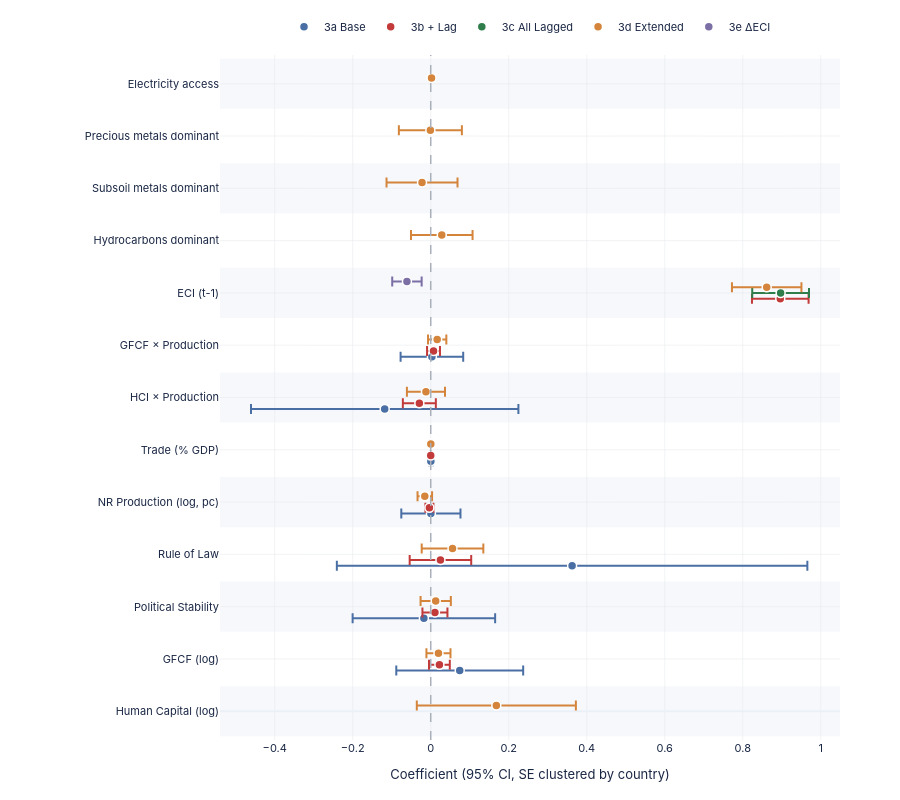

Source (notebook cell):
### Markdown cell above
## Chart 16 — Coefficient Forest Plot (Models 3a–3e)

### Code cell
FOREST_VARS = [
    'log_HCI', 'log_GFCF',
    'Political stability \u2014 estimate', 'Rule of law index',
    'log_Production_Value', 'Trade (% of GDP)',
    'log_HCI_x_log_Production', 'log_GFCF_x_log_Production',
    'ECI_lag1',
    'Hydrocarbons_Dominant', 'Subsoil_Metals_Dominant',
    'Precious_Metals_Dominant', 'Access to electricity (% of population)',
]


y_labels = [DISPLAY_LABELS.get(v, v) for v in FOREST_VARS]
y_pos    = {lbl: i for i, lbl in enumerate(y_labels)}
n_specs  = len(MODEL_ORDER)
offsets  = np.linspace(-0.22, 0.22, n_specs)

fig16 = go.Figure()
fig16.add_vline(x=0, line=dict(color='#aab0ba', width=1.5, dash='dash'))

# Horizontal reference bands
for i in range(len(y_labels)):
    if i % 2 == 0:
        fig16.add_hrect(y0=i - 0.48, y1=i + 0.48,
                        fillcolor='rgba(230,235,242,0.35)', line=dict(width=0), layer='below')

for i, m in enumerate(MODEL_ORDER):
    if m not in coef_dfs: continue
    tbl = coef_dfs[m]
    col = SPEC_COLORS[m]
    lbl = MODEL_LABELS[m]

    matched = tbl[tbl['Variable'].isin(FOREST_VARS)].copy()
    matched['Label'] = matched['Variable'].map(lambda v: DISPLAY_LABELS.get(v, v))
    matched['y_pos'] = matched['Label'].map(y_pos).fillna(-1) + offsets[i]
    matched = matched[matched['y_pos'] >= 0]

    fig16.add_trace(go.Scatter(
        x=matched['Coef'], y=matched['y_pos'],
        mode='markers',
        marker=dict(size=9, color=col, line=dict(color='white', width=1.5)),
        error_x=dict(
            type='data', symmetric=False,
            array=(matched['CI_hi'] - matched['Coef']).values,
            arrayminus=(matched['Coef'] - matched['CI_lo']).values,
            color=col, thickness=2.0, width=5,
        ),
        name=lbl,
        text=matched['Label'],
        hovertemplate='<b>%{text}</b><br>\u03b2 = %{x:.4f}<extra>' + lbl + '</extra>',
    ))

fig16.update_layout(**base_layout(
    height=max(560, len(y_labels) * 50 + 150),
    margin=dict(l=220, r=60, t=55, b=60),
    xaxis=dict(title='Coefficient (95% CI, SE clustered by country)',
               gridcolor=GRID, gridwidth=0.5, zeroline=False),
    yaxis=dict(
        tickvals=list(y_pos.values()),
        ticktext=list(y_pos.keys()),
        tickfont=dict(size=11), showgrid=True, gridcolor=GRID, gridwidth=0.5,
        range=[-0.55, len(y_labels) - 0.45],
    ),
    legend=dict(orientation='h', yanchor='bottom', y=1.02,
                xanchor='center', x=0.5, font=dict(size=11)),
))
save(fig16, '16_reg_coefficient_forest', w=1200, h=max(560, len(y_labels) * 50 + 150))
fig16.show(config=CFG)

### Figure 1 — Plotly figure (JSON) as saved in the notebook; plotly's stock layout.template omitted (floating-point values rounded to 4 significant figures)
{"data": [{"error_x": {"array": [0.1627, 0.1827, 0.6031, 0.07589, 0.004784, 0.3428, 0.08026], "arrayminus": [0.1627, 0.1827, 0.6031, 0.07589, 0.004784, 0.3428, 0.08026], "color": "#4a6fa5", "symmetric": false, "thickness": 2.0, "type": "data", "width": 5}, "hovertemplate": "<b>%{text}</b><br>β = %{x:.4f}<extra>3a Base</extra>", "marker": {"color": "#4a6fa5", "line": {"color": "white", "width": 1.5}, "size": 9}, "mode": "markers", "name": "3a Base", "text": ["GFCF (log)", "Political Stability", "Rule of Law", "NR Production (log, pc)", "Trade (% GDP)", "HCI × Production", "GFCF × Production"], "type": "scatter", "x": [0.07435, -0.01758, 0.3624, 0.0003875, 0.0002531, -0.118, 0.002975], "y": [0.78, 1.78, 2.78, 3.78, 4.78, 5.78, 6.78]}, {"error_x": {"array": [0.02665, 0.03206, 0.07888, 0.01019, 0.0007913, 0.07258, 0.0423, 0.01654], "arrayminus": [0.02665, 0.03206, 0.07888, 0.01019, 0.0007913, 0.07258, 0.0423, 0.01654], "color": "#c23a3a", "symmetric": false, "thickness": 2.0, "type": "data", "width": 5}, "hovertemplate": "<b>%{text}</b><br>β = %{x:.4f}<extra>3b + Lag</extra>", "marker": {"color": "#c23a3a", "line": {"color": "white", "width": 1.5}, "size": 9}, "mode": "markers", "name": "3b + Lag", "text": ["GFCF (log)", "Political Stability", "Rule of Law", "NR Production (log, pc)", "Trade (% GDP)", "ECI (t-1)", "HCI × Production", "GFCF × Production"], "type": "scatter", "x": [0.02221, 0.01078, 0.02489, -0.003386, 1.993e-05, 0.8961, -0.02918, 0.00713], "y": [0.89, 1.89, 2.89, 3.89, 4.89, 7.89, 5.89, 6.89]}, {"error_x": {"array": [0.07277], "arrayminus": [0.07277], "color": "#2e7d4a", "symmetric": false, "thickness": 2.0, "type": "data", "width": 5}, "hovertemplate": "<b>%{text}</b><br>β = %{x:.4f}<extra>3c All Lagged</extra>", "marker": {"color": "#2e7d4a", "line": {"color": "white", "width": 1.5}, "size": 9}, "mode": "markers", "name": "3c All Lagged", "text": ["ECI (t-1)"], "type": "scatter", "x": [0.897], "y": [8.0]}, {"error_x": {"array": [0.2039, 0.03084, 0.0388, 0.07897, 0.01865, 0.0007604, 0.07894, 0.091, 0.08079, 0.001517, 0.08906, 0.04882, 0.02349], "arrayminus": [0.2039, 0.03084, 0.0388, 0.07897, 0.01865, 0.0007604, 0.07894, 0.091, 0.08079, 0.001517, 0.08906, 0.04882, 0.02349], "color": "#d4853b", "symmetric": false, "thickness": 2.0, "type": "data", "width": 5}, "hovertemplate": "<b>%{text}</b><br>β = %{x:.4f}<extra>3d Extended</extra>", "marker": {"color": "#d4853b", "line": {"color": "white", "width": 1.5}, "size": 9}, "mode": "markers", "name": "3d Extended", "text": ["Human Capital (log)", "GFCF (log)", "Political Stability", "Rule of Law", "NR Production (log, pc)", "Trade (% GDP)", "Hydrocarbons dominant", "Subsoil metals dominant", "Precious metals dominant", "Electricity access", "ECI (t-1)", "HCI × Production", "GFCF × Production"], "type": "scatter", "x": [0.1682, 0.0198, 0.01273, 0.05586, -0.01522, 0.000185, 0.0283, -0.02233, -0.0009296, 0.002066, 0.8613, -0.01228, 0.01653], "y": [0.11, 1.11, 2.11, 3.11, 4.11, 5.11, 9.11, 10.11, 11.11, 12.11, 8.11, 6.11, 7.11]}, {"error_x": {"array": [0.03774], "arrayminus": [0.03774], "color": "#7b6fa5", "symmetric": false, "thickness": 2.0, "type": "data", "width": 5}, "hovertemplate": "<b>%{text}</b><br>β = %{x:.4f}<extra>3e ΔECI</extra>", "marker": {"color": "#7b6fa5", "line": {"color": "white", "width": 1.5}, "size": 9}, "mode": "markers", "name": "3e ΔECI", "text": ["ECI (t-1)"], "type": "scatter", "x": [-0.061], "y": [8.22]}], "layout": {"font": {"color": "#1a2744", "family": "IBM Plex Sans, -apple-system, BlinkMacSystemFont, sans-serif", "size": 11}, "height": 800, "legend": {"font": {"size": 11}, "orientation": "h", "x": 0.5, "xanchor": "center", "y": 1.02, "yanchor": "bottom"}, "margin": {"b": 60, "l": 220, "r": 60, "t": 55}, "paper_bgcolor": "#ffffff", "plot_bgcolor": "#ffffff", "shapes": [{"line": {"color": "#aab0ba", "dash": "dash", "width": 1.5}, "type": "line", "x0": 0, "x1": 0, "xref": "x", "y0": 0, "y1": 1, "yref": "y domain"}, {"fillcolor": "rgba(230,235,242,0.35)", "layer": "below", "line": {"width": 0}, "type": "rect", "x0": 0, "x1": 1, "xref": "x domain", "y0": -0.48, "y1": 0.48, "yref": "y"}, {"fillcolor": "rgba(230,235,242,0.35)", "layer": "below", "line": {"width": 0}, "type": "rect", "x0": 0, "x1": 1, "xref": "x domain", "y0": 1.52, "y1": 2.48, "yref": "y"}, {"fillcolor": "rgba(230,235,242,0.35)", "layer": "below", "line": {"width": 0}, "type": "rect", "x0": 0, "x1": 1, "xref": "x domain", "y0": 3.52, "y1": 4.48, "yref": "y"}, {"fillcolor": "rgba(230,235,242,0.35)", "layer": "below", "line": {"width": 0}, "type": "rect", "x0": 0, "x1": 1, "xref": "x domain", "y0": 5.52, "y1": 6.48, "yref": "y"}, {"fillcolor": "rgba(230,235,242,0.35)", "layer": "below", "line": {"width": 0}, "type": "rect", "x0": 0, "x1": 1, "xref": "x domain", "y0": 7.52, "y1": 8.48, "yref": "y"}, {"fillcolor": "rgba(230,235,242,0.35)", "layer": "below", "line": {"width": 0}, "type": "rect", "x0": 0, "x1": 1, "xref": "x domain", "y0": 9.52, "y1": 10.48, "yref": "y"}, {"fillcolor": "rgba(230,235,242,0.35)", "layer": "below", "line": {"width": 0}, "type": "rect", "x0": 0, "x1": 1, "xref": "x domain", "y0": 11.52, "y1": 12.48, "yref": "y"}], "xaxis": {"gridcolor": "#e5e7eb", "gridwidth": 0.5, "title": {"text": "Coefficient (95% CI, SE clustered by country)"}, "zeroline": false}, "yaxis": {"gridcolor": "#e5e7eb", "gridwidth": 0.5, "range": [-0.55, 12.55], "showgrid": true, "tickfont": {"size": 11}, "ticktext": ["Human Capital (log)", "GFCF (log)", "Political Stability", "Rule of Law", "NR Production (log, pc)", "Trade (% GDP)", "HCI × Production", "GFCF × Production", "ECI (t-1)", "Hydrocarbons dominant", "Subsoil metals dominant", "Precious metals dominant", "Electricity access"], "tickvals": [0, 1, 2, 3, 4, 5, 6, 7, 8, 9, 10, 11, 12]}}}
